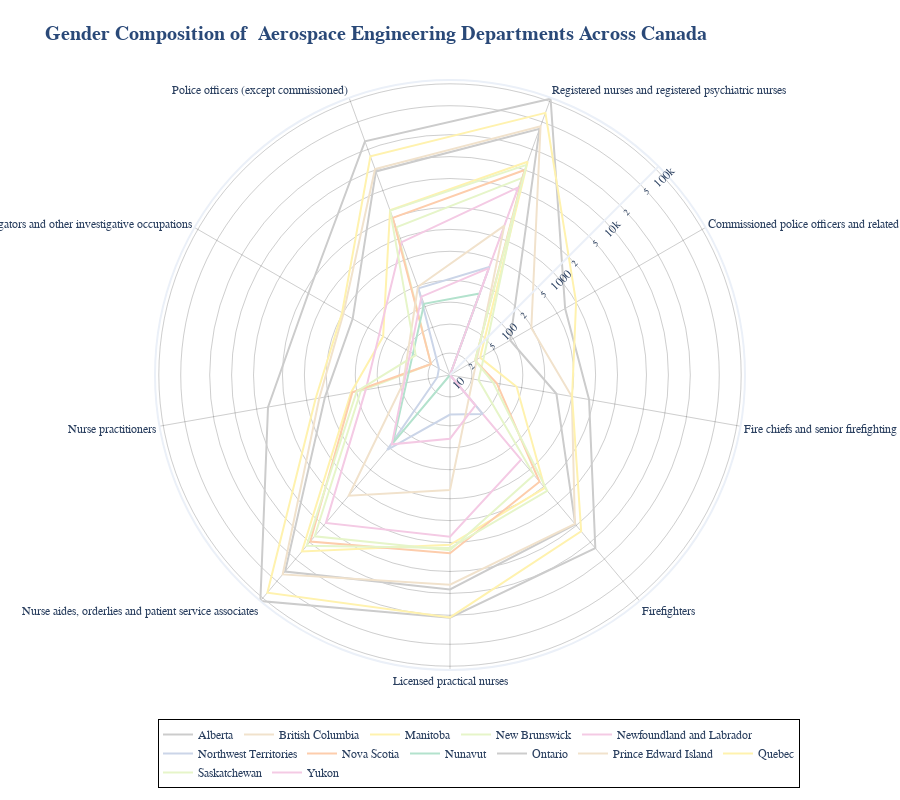

Source (notebook cell):
### Code cell
fig = px.line_polar(
    essential_df,
    r="COUNT",
    theta="OCCUPATION_C",
    color="GEO",
    color_discrete_sequence=px.colors.qualitative.Pastel2_r,
    template="plotly_white",
    labels={"COUNT": "Count (log)", "OCCUPATION_C": "Occupation Category"},
    hover_name="GEO",
    hover_data={"COUNT": ":.2f"},
    log_r=True,
    start_angle=30,
    line_close=True,
)

# update Tile
fig.update_layout(
    title=dict(
        text="<b>Gender Composition of  Aerospace Engineering Departments Across Canada</b>",
        font=dict(size=20, family="Arial", color="#2a4978"),
    )
)

# Additional styling
fig.update_layout(
    font=dict(family="Arial", size=12),
    polar=dict(
        radialaxis=dict(
            angle=45, showline=True, linewidth=2, gridcolor="rgba(10,10,10,0.2)"
        ),
        angularaxis=dict(linewidth=2, gridcolor="rgba(10,10,10,0.2)"),
    ),
    height=800,
    margin=dict(l=100, r=100, t=80, b=20),
)
fig.update_layout(
    legend=dict(
        orientation="h",
        title=None,
        y=-.2,
        x=1,
        xanchor="right",
        yanchor="bottom",
    ),
    legend_bordercolor="black",
    legend_borderwidth=1,
)

fig

### Figure 1 — Plotly figure (JSON) as saved in the notebook; plotly's stock layout.template omitted (floating-point values rounded to 4 significant figures)
{"data": [{"customdata": [[90], [305], [4760], [8820], [33445], [555], [350], [9465], [39625], [90]], "hovertemplate": "<b>%{hovertext}</b><br><br>GEO=Alberta<br>Count (log)=%{customdata[0]:.2f}<br>Occupation Category=%{theta}<extra></extra>", "hovertext": ["Alberta", "Alberta", "Alberta", "Alberta", "Alberta", "Alberta", "Alberta", "Alberta", "Alberta", "Alberta"], "legendgroup": "Alberta", "line": {"color": "rgb(204,204,204)", "dash": "solid"}, "marker": {"symbol": "circle"}, "mode": "lines", "name": "Alberta", "r": [90, 305, 4760, 8820, 33445, 555, 350, 9465, 39625, 90], "showlegend": true, "subplot": "polar", "theta": ["Commissioned police officers and related occupations in public protection services", "Fire chiefs and senior firefighting officers", "Firefighters", "Licensed practical nurses", "Nurse aides, orderlies and patient service associates", "Nurse practitioners", "Police investigators and other investigative occupations", "Police officers (except commissioned)", "Registered nurses and registered psychiatric nurses", "Commissioned police officers and related occupations in public protection services"], "type": "scatterpolar"}, {"customdata": [[195], [500], [4665], [7595], [37605], [665], [490], [10275], [43355], [195]], "hovertemplate": "<b>%{hovertext}</b><br><br>GEO=British Columbia<br>Count (log)=%{customdata[0]:.2f}<br>Occupation Category=%{theta}<extra></extra>", "hovertext": ["British Columbia", "British Columbia", "British Columbia", "British Columbia", "British Columbia", "British Columbia", "British Columbia", "British Columbia", "British Columbia", "British Columbia"], "legendgroup": "British Columbia", "line": {"color": "rgb(241,226,204)", "dash": "solid"}, "marker": {"symbol": "circle"}, "mode": "lines", "name": "British Columbia", "r": [195, 500, 4665, 7595, 37605, 665, 490, 10275, 43355, 195], "showlegend": true, "subplot": "polar", "theta": ["Commissioned police officers and related occupations in public protection services", "Fire chiefs and senior firefighting officers", "Firefighters", "Licensed practical nurses", "Nurse aides, orderlies and patient service associates", "Nurse practitioners", "Police investigators and other investigative occupations", "Police officers (except commissioned)", "Registered nurses and registered psychiatric nurses", "Commissioned police officers and related occupations in public protection services"], "type": "scatterpolar"}, {"customdata": [[30], [85], [1060], [2150], [14570], [240], [115], [2555], [13100], [30]], "hovertemplate": "<b>%{hovertext}</b><br><br>GEO=Manitoba<br>Count (log)=%{customdata[0]:.2f}<br>Occupation Category=%{theta}<extra></extra>", "hovertext": ["Manitoba", "Manitoba", "Manitoba", "Manitoba", "Manitoba", "Manitoba", "Manitoba", "Manitoba", "Manitoba", "Manitoba"], "legendgroup": "Manitoba", "line": {"color": "rgb(255,242,174)", "dash": "solid"}, "marker": {"symbol": "circle"}, "mode": "lines", "name": "Manitoba", "r": [30, 85, 1060, 2150, 14570, 240, 115, 2555, 13100, 30], "showlegend": true, "subplot": "polar", "theta": ["Commissioned police officers and related occupations in public protection services", "Fire chiefs and senior firefighting officers", "Firefighters", "Licensed practical nurses", "Nurse aides, orderlies and patient service associates", "Nurse practitioners", "Police investigators and other investigative occupations", "Police officers (except commissioned)", "Registered nurses and registered psychiatric nurses", "Commissioned police officers and related occupations in public protection services"], "type": "scatterpolar"}, {"customdata": [[35], [25], [620], [2560], [7810], [175], [20], [1440], [7555], [35]], "hovertemplate": "<b>%{hovertext}</b><br><br>GEO=New Brunswick<br>Count (log)=%{customdata[0]:.2f}<br>Occupation Category=%{theta}<extra></extra>", "hovertext": ["New Brunswick", "New Brunswick", "New Brunswick", "New Brunswick", "New Brunswick", "New Brunswick", "New Brunswick", "New Brunswick", "New Brunswick", "New Brunswick"], "legendgroup": "New Brunswick", "line": {"color": "rgb(230,245,201)", "dash": "solid"}, "marker": {"symbol": "circle"}, "mode": "lines", "name": "New Brunswick", "r": [35, 25, 620, 2560, 7810, 175, 20, 1440, 7555, 35], "showlegend": true, "subplot": "polar", "theta": ["Commissioned police officers and related occupations in public protection services", "Fire chiefs and senior firefighting officers", "Firefighters", "Licensed practical nurses", "Nurse aides, orderlies and patient service associates", "Nurse practitioners", "Police investigators and other investigative occupations", "Police officers (except commissioned)", "Registered nurses and registered psychiatric nurses", "Commissioned police officers and related occupations in public protection services"], "type": "scatterpolar"}, {"customdata": [[10], [330], [1660], [4490], [150], [875], [5520], [10]], "hovertemplate": "<b>%{hovertext}</b><br><br>GEO=Newfoundland and Labrador<br>Count (log)=%{customdata[0]:.2f}<br>Occupation Category=%{theta}<extra></extra>", "hovertext": ["Newfoundland and Labrador", "Newfoundland and Labrador", "Newfoundland and Labrador", "Newfoundland and Labrador", "Newfoundland and Labrador", "Newfoundland and Labrador", "Newfoundland and Labrador", "Newfoundland and Labrador"], "legendgroup": "Newfoundland and Labrador", "line": {"color": "rgb(244,202,228)", "dash": "solid"}, "marker": {"symbol": "circle"}, "mode": "lines", "name": "Newfoundland and Labrador", "r": [10, 330, 1660, 4490, 150, 875, 5520, 10], "showlegend": true, "subplot": "polar", "theta": ["Fire chiefs and senior firefighting officers", "Firefighters", "Licensed practical nurses", "Nurse aides, orderlies and patient service associates", "Nurse practitioners", "Police officers (except commissioned)", "Registered nurses and registered psychiatric nurses", "Fire chiefs and senior firefighting officers"], "type": "scatterpolar"}, {"customdata": [[10], [50], [35], [220], [15], [15], [185], [380], [10]], "hovertemplate": "<b>%{hovertext}</b><br><br>GEO=Northwest Territories<br>Count (log)=%{customdata[0]:.2f}<br>Occupation Category=%{theta}<extra></extra>", "hovertext": ["Northwest Territories", "Northwest Territories", "Northwest Territories", "Northwest Territories", "Northwest Territories", "Northwest Territories", "Northwest Territories", "Northwest Territories", "Northwest Territories"], "legendgroup": "Northwest Territories", "line": {"color": "rgb(203,213,232)", "dash": "solid"}, "marker": {"symbol": "circle"}, "mode": "lines", "name": "Northwest Territories", "r": [10, 50, 35, 220, 15, 15, 185, 380, 10], "showlegend": true, "subplot": "polar", "theta": ["Fire chiefs and senior firefighting officers", "Firefighters", "Licensed practical nurses", "Nurse aides, orderlies and patient service associates", "Nurse practitioners", "Police investigators and other investigative occupations", "Police officers (except commissioned)", "Registered nurses and registered psychiatric nurses", "Fire chiefs and senior firefighting officers"], "type": "scatterpolar"}, {"customdata": [[25], [45], [820], [2810], [9710], [230], [20], [1985], [9935], [25]], "hovertemplate": "<b>%{hovertext}</b><br><br>GEO=Nova Scotia<br>Count (log)=%{customdata[0]:.2f}<br>Occupation Category=%{theta}<extra></extra>", "hovertext": ["Nova Scotia", "Nova Scotia", "Nova Scotia", "Nova Scotia", "Nova Scotia", "Nova Scotia", "Nova Scotia", "Nova Scotia", "Nova Scotia", "Nova Scotia"], "legendgroup": "Nova Scotia", "line": {"color": "rgb(253,205,172)", "dash": "solid"}, "marker": {"symbol": "circle"}, "mode": "lines", "name": "Nova Scotia", "r": [25, 45, 820, 2810, 9710, 230, 20, 1985, 9935, 25], "showlegend": true, "subplot": "polar", "theta": ["Commissioned police officers and related occupations in public protection services", "Fire chiefs and senior firefighting officers", "Firefighters", "Licensed practical nurses", "Nurse aides, orderlies and patient service associates", "Nurse practitioners", "Police investigators and other investigative occupations", "Police officers (except commissioned)", "Registered nurses and registered psychiatric nurses", "Commissioned police officers and related occupations in public protection services"], "type": "scatterpolar"}, {"customdata": [[10], [10], [165], [110], [155], [10]], "hovertemplate": "<b>%{hovertext}</b><br><br>GEO=Nunavut<br>Count (log)=%{customdata[0]:.2f}<br>Occupation Category=%{theta}<extra></extra>", "hovertext": ["Nunavut", "Nunavut", "Nunavut", "Nunavut", "Nunavut", "Nunavut"], "legendgroup": "Nunavut", "line": {"color": "rgb(179,226,205)", "dash": "solid"}, "marker": {"symbol": "circle"}, "mode": "lines", "name": "Nunavut", "r": [10, 10, 165, 110, 155, 10], "showlegend": true, "subplot": "polar", "theta": ["Firefighters", "Licensed practical nurses", "Nurse aides, orderlies and patient service associates", "Police officers (except commissioned)", "Registered nurses and registered psychiatric nurses", "Firefighters"], "type": "scatterpolar"}, {"customdata": [[670], [870], [12755], [21620], [112795], [3455], [1760], [26080], [109430], [670]], "hovertemplate": "<b>%{hovertext}</b><br><br>GEO=Ontario<br>Count (log)=%{customdata[0]:.2f}<br>Occupation Category=%{theta}<extra></extra>", "hovertext": ["Ontario", "Ontario", "Ontario", "Ontario", "Ontario", "Ontario", "Ontario", "Ontario", "Ontario", "Ontario"], "legendgroup": "Ontario", "line": {"color": "rgb(204,204,204)", "dash": "solid"}, "marker": {"symbol": "circle"}, "mode": "lines", "name": "Ontario", "r": [670, 870, 12755, 21620, 112795, 3455, 1760, 26080, 109430, 670], "showlegend": true, "subplot": "polar", "theta": ["Commissioned police officers and related occupations in public protection services", "Fire chiefs and senior firefighting officers", "Firefighters", "Licensed practical nurses", "Nurse aides, orderlies and patient service associates", "Nurse practitioners", "Police investigators and other investigative occupations", "Police officers (except commissioned)", "Registered nurses and registered psychiatric nurses", "Commissioned police officers and related occupations in public protection services"], "type": "scatterpolar"}, {"customdata": [[380], [1460], [45], [195], [1525], [380]], "hovertemplate": "<b>%{hovertext}</b><br><br>GEO=Prince Edward Island<br>Count (log)=%{customdata[0]:.2f}<br>Occupation Category=%{theta}<extra></extra>", "hovertext": ["Prince Edward Island", "Prince Edward Island", "Prince Edward Island", "Prince Edward Island", "Prince Edward Island", "Prince Edward Island"], "legendgroup": "Prince Edward Island", "line": {"color": "rgb(241,226,204)", "dash": "solid"}, "marker": {"symbol": "circle"}, "mode": "lines", "name": "Prince Edward Island", "r": [380, 1460, 45, 195, 1525, 380], "showlegend": true, "subplot": "polar", "theta": ["Licensed practical nurses", "Nurse aides, orderlies and patient service associates", "Nurse practitioners", "Police officers (except commissioned)", "Registered nurses and registered psychiatric nurses", "Licensed practical nurses"], "type": "scatterpolar"}, {"customdata": [[1000], [505], [6360], [21405], [79920], [750], [515], [15715], [67825], [1000]], "hovertemplate": "<b>%{hovertext}</b><br><br>GEO=Quebec<br>Count (log)=%{customdata[0]:.2f}<br>Occupation Category=%{theta}<extra></extra>", "hovertext": ["Quebec", "Quebec", "Quebec", "Quebec", "Quebec", "Quebec", "Quebec", "Quebec", "Quebec", "Quebec"], "legendgroup": "Quebec", "line": {"color": "rgb(255,242,174)", "dash": "solid"}, "marker": {"symbol": "circle"}, "mode": "lines", "name": "Quebec", "r": [1000, 505, 6360, 21405, 79920, 750, 515, 15715, 67825, 1000], "showlegend": true, "subplot": "polar", "theta": ["Commissioned police officers and related occupations in public protection services", "Fire chiefs and senior firefighting officers", "Firefighters", "Licensed practical nurses", "Nurse aides, orderlies and patient service associates", "Nurse practitioners", "Police investigators and other investigative occupations", "Police officers (except commissioned)", "Registered nurses and registered psychiatric nurses", "Commissioned police officers and related occupations in public protection services"], "type": "scatterpolar"}, {"customdata": [[25], [40], [1195], [2380], [11545], [200], [35], [2535], [11790], [25]], "hovertemplate": "<b>%{hovertext}</b><br><br>GEO=Saskatchewan<br>Count (log)=%{customdata[0]:.2f}<br>Occupation Category=%{theta}<extra></extra>", "hovertext": ["Saskatchewan", "Saskatchewan", "Saskatchewan", "Saskatchewan", "Saskatchewan", "Saskatchewan", "Saskatchewan", "Saskatchewan", "Saskatchewan", "Saskatchewan"], "legendgroup": "Saskatchewan", "line": {"color": "rgb(230,245,201)", "dash": "solid"}, "marker": {"symbol": "circle"}, "mode": "lines", "name": "Saskatchewan", "r": [25, 40, 1195, 2380, 11545, 200, 35, 2535, 11790, 25], "showlegend": true, "subplot": "polar", "theta": ["Commissioned police officers and related occupations in public protection services", "Fire chiefs and senior firefighting officers", "Firefighters", "Licensed practical nurses", "Nurse aides, orderlies and patient service associates", "Nurse practitioners", "Police investigators and other investigative occupations", "Police officers (except commissioned)", "Registered nurses and registered psychiatric nurses", "Commissioned police officers and related occupations in public protection services"], "type": "scatterpolar"}, {"customdata": [[10], [35], [75], [175], [140], [365], [10]], "hovertemplate": "<b>%{hovertext}</b><br><br>GEO=Yukon<br>Count (log)=%{customdata[0]:.2f}<br>Occupation Category=%{theta}<extra></extra>", "hovertext": ["Yukon", "Yukon", "Yukon", "Yukon", "Yukon", "Yukon", "Yukon"], "legendgroup": "Yukon", "line": {"color": "rgb(244,202,228)", "dash": "solid"}, "marker": {"symbol": "circle"}, "mode": "lines", "name": "Yukon", "r": [10, 35, 75, 175, 140, 365, 10], "showlegend": true, "subplot": "polar", "theta": ["Fire chiefs and senior firefighting officers", "Firefighters", "Licensed practical nurses", "Nurse aides, orderlies and patient service associates", "Police officers (except commissioned)", "Registered nurses and registered psychiatric nurses", "Fire chiefs and senior firefighting officers"], "type": "scatterpolar"}], "layout": {"font": {"family": "Arial", "size": 12}, "height": 800, "legend": {"bordercolor": "black", "borderwidth": 1, "orientation": "h", "title": {}, "tracegroupgap": 0, "x": 1, "xanchor": "right", "y": -0.2, "yanchor": "bottom"}, "margin": {"b": 20, "l": 100, "r": 100, "t": 80}, "polar": {"angularaxis": {"direction": "clockwise", "gridcolor": "rgba(10,10,10,0.2)", "linewidth": 2, "rotation": 30}, "domain": {"x": [0, 1], "y": [0, 1]}, "radialaxis": {"angle": 45, "gridcolor": "rgba(10,10,10,0.2)", "linewidth": 2, "showline": true, "type": "log"}}, "title": {"font": {"color": "#2a4978", "family": "Arial", "size": 20}, "text": "<b>Gender Composition of  Aerospace Engineering Departments Across Canada</b>"}}}
